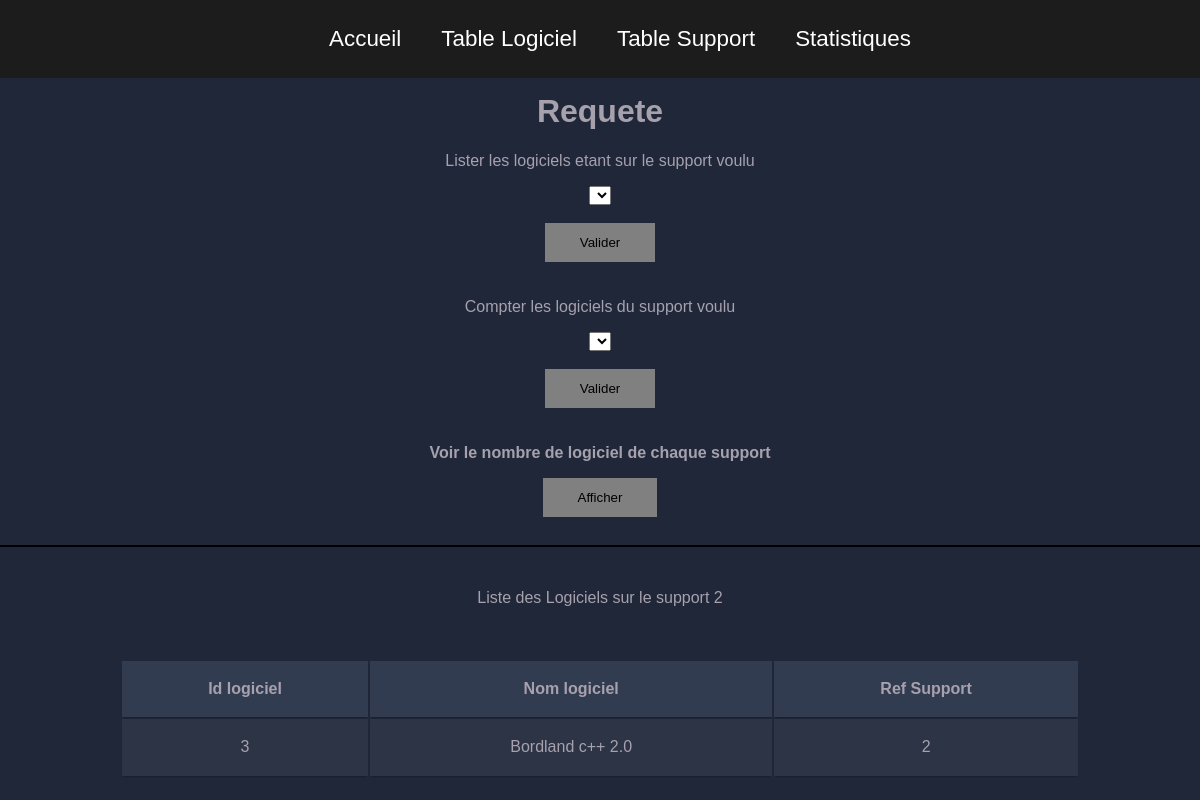
Page /Stats.php?numsup=2 on the committed database.
### tables this page shows
CREATE TABLE tlogiciel
(	IdL		  INT		NOT NULL 	PRIMARY KEY	AUTO_INCREMENT,
	LibelleL  CHAR( 100 )	NOT NULL ,
    Ref       INT NOT NULL ,

    FOREIGN KEY (Ref) REFERENCES Tsupport(IdS) ON DELETE CASCADE

);

### stats.php (the view, shortened to what this page needs)
<html>
<head>
	<link rel="stylesheet" type="text/css" href="stylecons.css">
</head>
<body>
	<nav>
		<ul class="menu">
			<li><a class="aaa" href="index.php">Accueil</a></li>
			<li><a class="aaa" href="logiciel.php">Table Logiciel</a></li>
			<li><a class="aaa" href="support.php">Table Support</a></li>
			<li><a class="aaa" href="Stats.php">Statistiques</a></li>
		</ul>
	</nav>
	<center><table class="container"><br><br><br><br>
		<h1> Requete </h1>
		<?php
		echo "<form>";
		echo "<p>Lister les logiciels etant sur le support voulu</p><SELECT name='numsup'>";
		echo "</SELECT><br><br>";
		echo "<input class='btn' type='submit' value='Valider'<br>";
		echo "</form>";
		echo "<form>";
		echo "<p>Compter les logiciels du support voulu</p><SELECT name='numsup2'>";
		echo "</SELECT><br><br>";
		echo "<input class='btn' type='submit' value='Valider'<br>";
		echo "</form>";
		echo "<p><strong>Voir le nombre de logiciel de chaque support</strong></p>";
		echo "<A HREF='stats.php?option=requete'><input class='btn' type='submit' value='Afficher'></input></A>";
		function Function1()
		{
			$num  = $_GET['numsup'] ;
			echo "<hr color='black'>";
			echo "<tr> <td><strong>Id logiciel</strong></td><td><strong>Nom logiciel</strong></td><td><strong>Ref Support</strong></td></tr><br>";
			echo "<p>Liste des Logiciels sur le support " .$num.    "</p>";
			$DataBase = mysqli_connect ( "localhost" , "root" , "" ) ;
			mysqli_select_db ( $DataBase, "bdppe" ) ;
			$Requete2 = 'Select * From tlogiciel
			WHERE Ref="'.$num.'"';
			$Resultat2 = mysqli_query ( $DataBase, $Requete2 )  or  die(mysqli_error($DataBase) ) ;
			while (  $ligne = mysqli_fetch_array($Resultat2)  )
			{
				echo "<tr>\n" ;
				echo "<td>" . $ligne['IdL']       . "</td>\n" ;
				echo "<td>" . $ligne['LibelleL']  . "</td>\n" ;
				echo "<td>" . $ligne['Ref']       . "</td>\n" ;
				echo "</tr>\n" ;
			}
		}
		if (isset($_GET['numsup'])){
			Function1();
		}
		?>
	</center>
	<br><br>
</BODY>
</HTML>

### stylecons.css (style rules this page uses)
body { color:#A7A1AE; background-color:#1F2739; margin: 0; font-family:"Lucida Sans Unicode", "Lucida Grande", sans-serif; }
td { height: 30px; text-align: center; font-size: 20px; font-family: "montserrat",sans-serif; }
.container td { font-weight: normal; font-size: 1em; -webkit-box-shadow: 0 2px 2px -2px #0E1119; -moz-box-shadow: 0 2px 2px -2px #0E1119; box-shadow: 0 2px 2px -2px #0E1119; }
.container { overflow: hidden; width: 80%; margin: 0 auto; display: table; margin-bottom: 2%; }
.container td { padding-bottom: 2%; padding-top: 2%; }
.container tr:nth-child(odd) { background-color: #323C50; }
.container tr:nth-child(even) { background-color: #2C3446; }
a { color: #111; transition: 0.5s; }
ul { display: flex; flex-wrap: wrap; justify-content: center; }
li { padding: 10px 20px; font-size: 140%; display: inline-block; width: auto; }
nav { z-index: 1000; position: fixed; width: 100%; background-color: #1c1c1c; height: auto; }
.aaa { color: white; text-decoration: none ; }
.btn { padding: 12px 35px; border: 0; background: gray; color: black; cursor: pointer; transition: 0.5s; margin-bottom: 20px; }
select { width: auto; }

### rows in the picture
tlogiciel: IdL "3", LibelleL "Bordland c++ 2.0", Ref "2"

### other values in the picture
$num "2"
